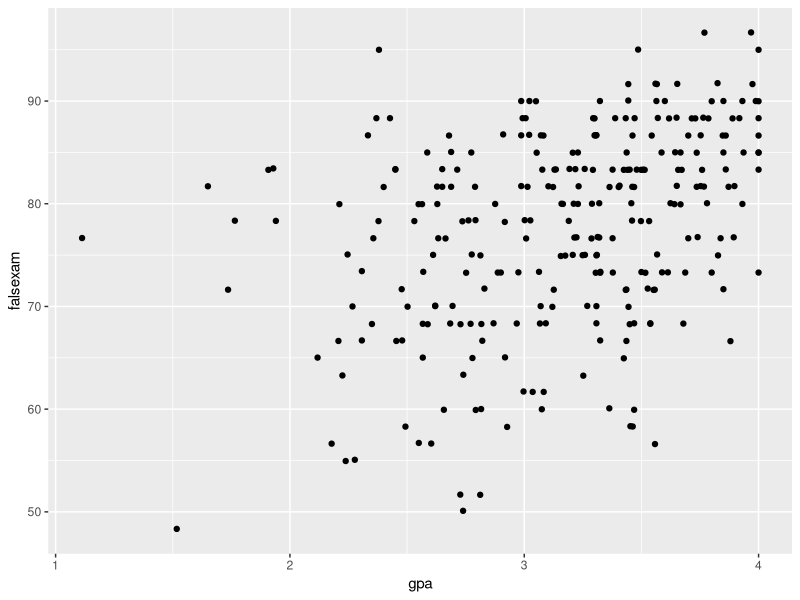

This chart was generated by the following R code:
## ---- chunk 1
library(tidyverse) 
library(haven) 
setwd("/Users/gianzlupko/Desktop/5123 Linear Models/5123_Linear_Models/Online_Learning_Study")   
## ---- chunk 2
learning <- read_dta("online_assessment.dta") 
head(learning) 
## ---- chunk 3

# filter data set for only those that completed the course 
completed <- learning %>%
  filter(!falsexam == 0 & !is.na(gpa)) 


## ---- chunk 4

cor(completed$gpa, completed$falsexam)

lm(falsexam ~ gpa, data = completed) %>%
  summary()

ggplot(data = completed, aes(x = gpa, y = falsexam)) + geom_point() 
